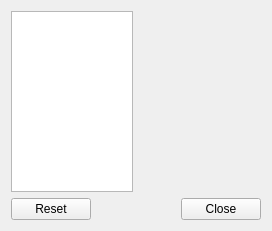
<?xml version="1.0" encoding="UTF-8"?>
<ui version="4.0">
 <class>ConfigDialog</class>
 <widget class="QWidget" name="ConfigDialog">
  <property name="geometry">
   <rect>
    <x>0</x>
    <y>0</y>
    <width>272</width>
    <height>231</height>
   </rect>
  </property>
  <property name="windowTitle">
   <string>Dialog</string>
  </property>
  <layout class="QGridLayout" name="gridLayout">
   <item row="0" column="0">
    <layout class="QHBoxLayout" name="horizontalLayout">
     <item>
      <widget class="LXQt::PageSelectWidget" name="moduleList">
       <property name="horizontalScrollBarPolicy">
        <enum>Qt::ScrollBarAlwaysOff</enum>
       </property>
       <property name="sizeAdjustPolicy">
        <enum>QAbstractScrollArea::AdjustToContents</enum>
       </property>
      </widget>
     </item>
     <item>
      <layout class="QVBoxLayout" name="verticalLayout_3">
       <item>
        <widget class="QStackedWidget" name="stackedWidget">
         <property name="currentIndex">
          <number>-1</number>
         </property>
        </widget>
       </item>
      </layout>
     </item>
    </layout>
   </item>
   <item row="1" column="0">
    <layout class="QHBoxLayout" name="horizontalLayout_2">
     <item>
      <widget class="QDialogButtonBox" name="buttonBox_1">
       <property name="orientation">
        <enum>Qt::Horizontal</enum>
       </property>
       <property name="standardButtons">
        <set>QDialogButtonBox::Reset</set>
       </property>
      </widget>
     </item>
     <item>
      <spacer name="horizontalSpacer">
       <property name="orientation">
        <enum>Qt::Horizontal</enum>
       </property>
       <property name="sizeHint" stdset="0">
        <size>
         <width>40</width>
         <height>20</height>
        </size>
       </property>
      </spacer>
     </item>
     <item>
      <widget class="QDialogButtonBox" name="buttonBox_2">
       <property name="orientation">
        <enum>Qt::Horizontal</enum>
       </property>
       <property name="standardButtons">
        <set>QDialogButtonBox::Close</set>
       </property>
      </widget>
     </item>
    </layout>
   </item>
  </layout>
 </widget>
 <customwidgets>
  <customwidget>
   <class>LXQt::PageSelectWidget</class>
   <extends>QListWidget</extends>
   <header location="global">configdialog/lxqtpageselectwidget.h</header>
  </customwidget>
 </customwidgets>
 <tabstops>
  <tabstop>moduleList</tabstop>
  <tabstop>buttonBox_1</tabstop>
 </tabstops>
 <resources/>
 <connections>
  <connection>
   <sender>moduleList</sender>
   <signal>currentRowChanged(int)</signal>
   <receiver>stackedWidget</receiver>
   <slot>setCurrentIndex(int)</slot>
   <hints>
    <hint type="sourcelabel">
     <x>150</x>
     <y>123</y>
    </hint>
    <hint type="destinationlabel">
     <x>344</x>
     <y>117</y>
    </hint>
   </hints>
  </connection>
 </connections>
</ui>
